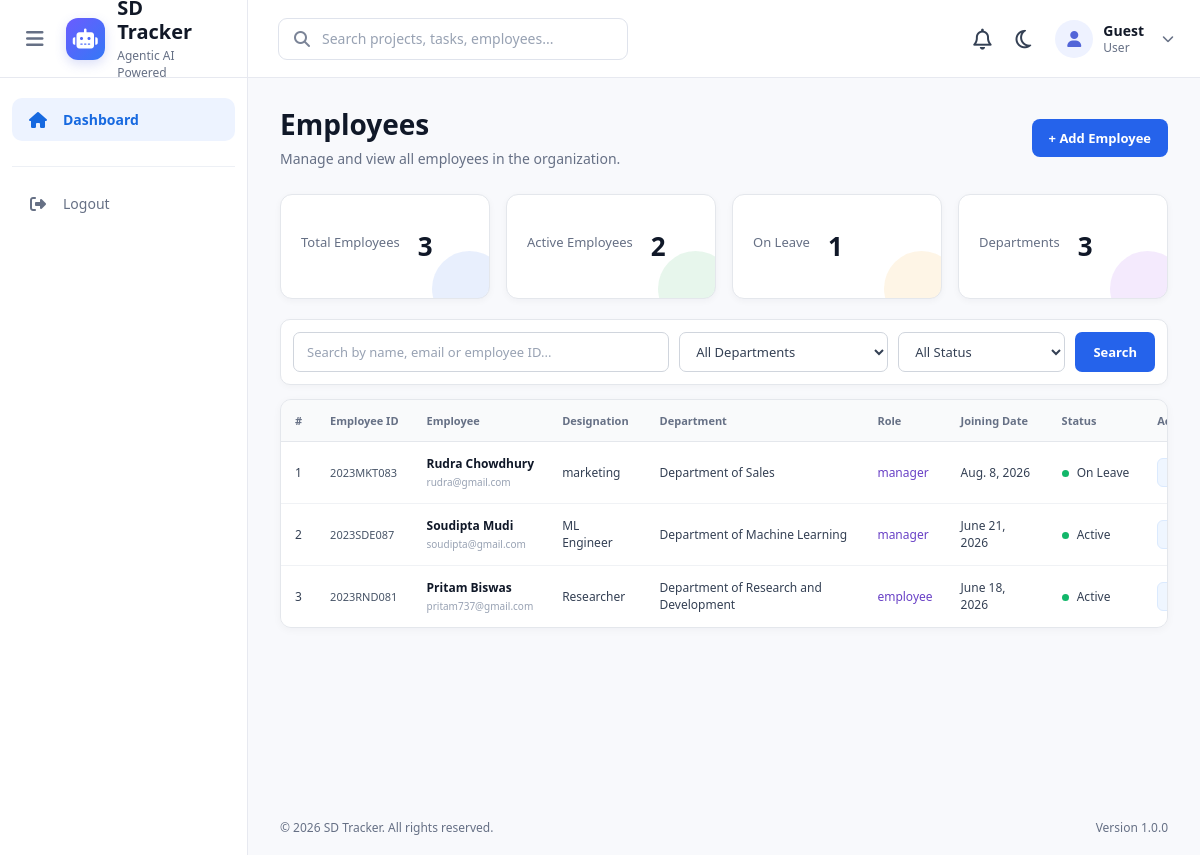
/employees/, run on the app's committed database.
### employees/models.py (models this page shows, shortened)
class Employee(models.Model):
    STATUS_CHOICES = (
        ("active", "Active"),
        ("on_leave", "On Leave"),
        ("inactive", "Inactive"),
    )
    user = models.OneToOneField(
        User,
        on_delete=models.CASCADE,
        related_name="employee"
    )
    employee_id = models.CharField(
        max_length=20,
        unique=True
    )
    designation = models.CharField(
        max_length=100
    )
    department = models.CharField(
        max_length=100
    )
    skills = models.TextField(
        blank=True
    )
    joining_date = models.DateField()
    status = models.CharField(
        max_length=20,
        choices=STATUS_CHOICES,
        default="active"
    )

### accounts/models.py (models this page shows, shortened)
class Profile(models.Model):
    ROLE_CHOICES = (
        ("admin", "Admin"),
        ("manager", "Project Manager"),
        ("employee", "Employee"),
    )
    user = models.OneToOneField(
        User,
        on_delete=models.CASCADE,
        related_name="profile"
    )
    role = models.CharField(
        max_length=20,
        choices=ROLE_CHOICES,
        default="employee"
    )
    image = models.ImageField(
        upload_to="profiles/",
        blank=True,
        null=True
    )

### employees/views.py (the view, shortened to what this page needs)
# urls.py: path("",views.employee_list,name="employee_list"),
def employee_list(request):
    employees = Employee.objects.select_related("user")
    search = request.GET.get("search")
    department = request.GET.get("department")
    status = request.GET.get("status")
    if department:
        employees = employees.filter(
            department=department
        )
    if status:
        employees = employees.filter(
            status=status
        )
    departments = Employee.objects.values_list(
        "department",
        flat=True
    ).distinct()
    context = {
        "employees": employees,
        "departments": departments,
        "total_employees": Employee.objects.count(),
        "active_employees":
            Employee.objects.filter(
                status="active"
            ).count(),
        "on_leave":
            Employee.objects.filter(
                status="on_leave"
            ).count(),
    }
    return render(
        request,
        "employees/employee_list.html",
        context
    )

### employees/templates/employees/employee_list.html (shortened to what this page needs)
{% extends "base.html" %}
{% load static %}
{% block extra_css %}
<link rel="stylesheet"
      href="{% static 'css/employees/employee_list.css' %}">
{% endblock %}
{% block content %}
<div class="employees-page">
    <div class="page-header">
        <div>
            <h1>Employees</h1>
            <p>
                Manage and view all employees in the organization.
            </p>
        </div>
        <a href="{% url 'employee_create' %}"
        class="btn btn-primary">
            + Add Employee
        </a>
    </div>
    <div class="stats-grid">
        <div class="stat-card">
            <p>Total Employees</p>
            <h2>
                {{ total_employees }}
            </h2>
        </div>
        <div class="stat-card">
            <p>Active Employees</p>
            <h2>
                {{ active_employees }}
            </h2>
        </div>
        <div class="stat-card">
            <p>On Leave</p>
            <h2>
                {{ on_leave }}
            </h2>
        </div>
        <div class="stat-card">
            <p>Departments</p>
            <h2>
                {{ departments|length }}
            </h2>
        </div>
    </div>
    <form method="GET"
        class="filter-section">
        <input
            type="text"
            name="search"
            placeholder="Search by name, email or employee ID..."
            value="{{ request.GET.search }}"
        >
        <select name="department">
            <option value="">
                All Departments
            </option>
        </select>
        <select name="status">
            <option value="">
                All Status
            </option>
        </select>
        <button type="submit">
            Search
        </button>
    </form>
    <div class="table-container">
        <table>
            <thead>
                <tr>
                    <th>#</th>
                    <th>Employee ID</th>
                    <th>Employee</th>
                    <th>Designation</th>
                    <th>Department</th>
                    <th>Role</th>
                    <th>Joining Date</th>
                    <th>Status</th>
                    <th>Actions</th>
                </tr>
            </thead>
            <tbody>
                {% for employee in employees %}
                <tr>
                    <td>
                        {{ forloop.counter }}
                    </td>
                    <td>
                        {{ employee.employee_id }}
                    </td>
                    <td>
                        <strong>
                            {{ employee.user.get_full_name }}
                        </strong>
                        <br>
                        <small>
                            {{ employee.user.email }}
                        </small>
                    </td>
                    <td>
                        {{ employee.designation }}
                    </td>
                    <td>
                        {{ employee.department }}
                    </td>
                    <td>
                        {{ employee.user.profile.role }}
                    </td>
                    <td>
                        {{ employee.joining_date }}
                    </td>
                    <td>
                        {{ employee.get_status_display }}
                    </td>
                    <td>
                        <a href="{% url 'employee_detail' employee.pk %}">
                        </a>
                    </td>
                </tr>
                {% empty %}
                <tr>
                    <td colspan="9">
                        No employees found.
                    </td>
                </tr>
                {% endfor %}
            </tbody>
        </table>
    </div>
</div>
{% endblock %}

### static/css/style.css (style rules this page uses)
* { margin: 0; padding: 0; box-sizing: border-box; }
html { scroll-behavior: smooth; }
body { font-family: "Segoe UI", Arial, sans-serif; background: #f7f8fc; color: #172033; min-height: 100vh; }
a { text-decoration: none; color: inherit; }
button, input { font-family: inherit; }
button { cursor: pointer; }
.stats-grid { display: grid; grid-template-columns: repeat(4, 1fr); gap: 16px; margin-bottom: 18px; }
.stat-card { background: #ffffff; border: 1px solid #e4e7ec; border-radius: 11px; padding: 20px; min-height: 120px; display: flex; align-items: center; gap: 18px; transition: 0.2s ease; }
.page-header { display: flex; align-items: center; justify-content: space-between; margin-bottom: 25px; }
.page-header h1 { font-size: 25px; color: #101828; }
.page-header p { margin-top: 5px; font-size: 13px; color: #667085; }
.btn { border: none; border-radius: 7px; padding: 10px 17px; font-size: 13px; font-weight: 600; display: inline-flex; align-items: center; gap: 7px; }
.btn-primary { background: #2563eb; color: white; }
@media (max-width: 1200px) { .stats-grid { grid-template-columns: repeat(2, 1fr); } }

### data on the page
Employee: employee_id "2023MKT083", user.get_full_name "Rudra Chowdhury", user.email "rudra@gmail.com", designation "marketing", department "Department of Sales", user.profile.role "manager", joining_date "Aug. 8, 2026", status "On Leave"
Employee: employee_id "2023SDE087", user.get_full_name "Soudipta Mudi", user.email "soudipta@gmail.com", designation "ML Engineer", department "Department of Machine Learning", user.profile.role "manager", joining_date "June 21, 2026", status "Active"
Employee: employee_id "2023RND081", user.get_full_name "Pritam Biswas", user.email "pritam737@gmail.com", designation "Researcher", department "Department of Research and Development", user.profile.role "employee", joining_date "June 18, 2026", status "Active"

### other printed values
{{ total_employees }} "3"
{{ active_employees }} "2"
{{ on_leave }} "1"
{{ departments|length }} "3"
